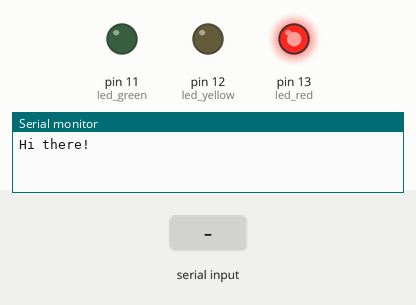
Recording of a sketch running on a simulated Arduino Uno, built with avr-gcc and run on an emulated ATmega328P. Shown: output pins drawn as LEDs (lit = HIGH), the last lines printed to the serial monitor. The test bench sets the inputs (shaded band).

Above: at 0.1 s.
At 1.2 s:
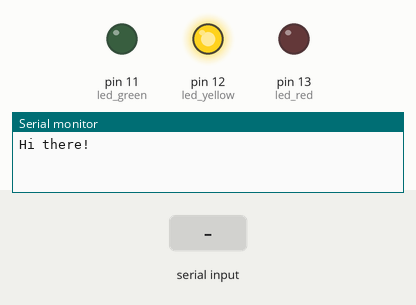
1.3 s: "Q" received over Serial
At 2.8 s:
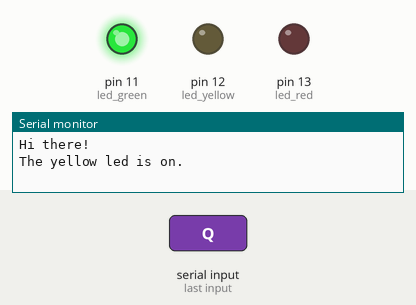
Timing chart, 0 to 10.3 s (numbered marks = the images above; inputs shaded):
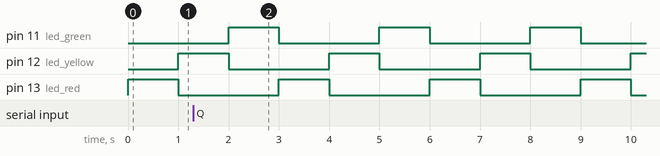

Measured:
- by itself, pin 11 (led_green), pin 12 (led_yellow), pin 13 (led_red): alternates HIGH for 1.0 s and LOW for 2.0 s

The sketch:

serial1.ino
```cpp
/*

  serial1

*/


#define led_red 13
#define led_yellow 12
#define led_green 11

#define serial_port Serial
#define serial_port_baud_rate 115200

byte current_led_on = 0;

//------------------------------------------------
//------------------------------------------------
//------------------------------------------------


void setup() {

  initialize_pins();
  initialize_serial();

}

//------------------------------------------------


void loop() {

  service_leds();
  service_serial_port();

}

//------------------------------------------------
//------------------------------------------------
//------------------------------------------------


void initialize_pins(){

  pinMode(led_red, OUTPUT);
  pinMode(led_yellow, OUTPUT);
  pinMode(led_green, OUTPUT);

  digitalWrite(led_red, HIGH);
  current_led_on = led_red;

}

//------------------------------------------------


void service_leds(){

  static unsigned long last_led_transition_time = 0;

  if ((millis() - last_led_transition_time) >= 1000){

    switch(current_led_on){

      case led_red:
        digitalWrite(led_red, LOW);
        digitalWrite(led_yellow, HIGH);
        current_led_on = led_yellow;
        break;

      case led_yellow:
        digitalWrite(led_yellow, LOW);
        digitalWrite(led_green, HIGH);
        current_led_on = led_green;
        break;

      case led_green:
        digitalWrite(led_green, LOW);
        digitalWrite(led_red, HIGH);
        current_led_on = led_red;
        break;

    }

    last_led_transition_time = millis();
  }

}

//------------------------------------------------


void initialize_serial(){

  serial_port.begin(serial_port_baud_rate);
  serial_port.println("Hi there!");

}

//------------------------------------------------

void service_serial_port(){

  char serial_incoming_byte = 0;

  if (serial_port.available()){

    serial_incoming_byte = serial_port.read();

    if ((serial_incoming_byte == 'Q') || (serial_incoming_byte == 'q')){

      serial_port.print("The ");

      switch(current_led_on){
        case led_red:
          serial_port.print("red");
          break;

        case led_yellow:
          serial_port.print("yellow");
          break;

        case led_green:
          serial_port.print("green");
          break;

      }

      serial_port.println(" led is on.");

    }

  }


}
```
